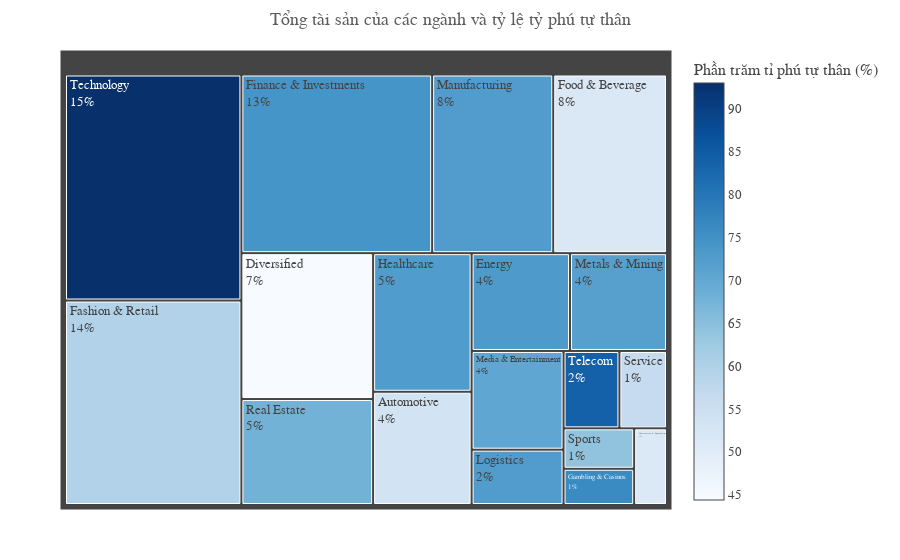

The notebook cell this image was saved under:
### Markdown cell above
### **Câu hỏi:** Ngành nào cho ra tổng tài sản cao nhất và tỉ lệ tỷ phú tự thân của chúng?

### Code cell
# Tính tổng tài sản và tỷ lệ tỷ phú tự thân trong từng ngành
industry_wealth = df.groupby("industries").agg(
    total_wealth=("finalWorth", "sum"),
    selfmade_ratio=("selfMade", lambda x: round((x.sum() / len(x)) * 100, 2))
    # avg_age = ("age", lambda x: round((x.sum() / len(x)), 0))
).reset_index()

# Vẽ treemap với Plotly
fig = px.treemap(industry_wealth,
                 path=["industries"],
                 values="total_wealth",
                 color="selfmade_ratio",
                 color_continuous_scale="Blues",
                 title="Tổng tài sản của các ngành và tỷ lệ tỷ phú tự thân",
                 labels={
                     "total_wealth": "Tổng tài sản (triệu USD)", "selfmade_ratio": "Phần trăm tỉ phú tự thân (%)"},
                 hover_data={"selfmade_ratio": True})

# Hiển thị biểu đồ
fig.update_traces(textinfo="label+percent entry")

fig.show()

### Figure 1 — Plotly figure (JSON) as saved in the notebook; plotly's stock layout.template omitted (floating-point values rounded to 4 significant figures)
{"data": [{"branchvalues": "total", "customdata": [[53.42], [51.11], [44.39], [73.0], [59.77], [74.19], [51.42], [76.0], [72.64], [72.5], [72.53], [70.33], [71.62], [67.88], [56.6], [64.1], [92.99], [83.87]], "domain": {"x": [0, 1], "y": [0, 1]}, "hovertemplate": "labels=%{label}<br>Tổng tài sản (triệu USD)=%{value}<br>parent=%{parent}<br>id=%{id}<br>Phần trăm tỉ phú tự thân (%)=%{color}<extra></extra>", "ids": ["Automotive", "Construction & Engineering", "Diversified", "Energy", "Fashion & Retail", "Finance & Investments", "Food & Beverage", "Gambling & Casinos", "Healthcare", "Logistics", "Manufacturing", "Media & Entertainment", "Metals & Mining", "Real Estate", "Service", "Sports", "Technology", "Telecom"], "labels": ["Automotive", "Construction & Engineering", "Diversified", "Energy", "Fashion & Retail", "Finance & Investments", "Food & Beverage", "Gambling & Casinos", "Healthcare", "Logistics", "Manufacturing", "Media & Entertainment", "Metals & Mining", "Real Estate", "Service", "Sports", "Technology", "Telecom"], "marker": {"coloraxis": "coloraxis", "colors": [53.42, 51.11, 44.39, 73.0, 59.77, 74.19, 51.42, 76.0, 72.64, 72.5, 72.53, 70.33, 71.62, 67.88, 56.6, 64.1, 92.99, 83.87]}, "name": "", "parents": ["", "", "", "", "", "", "", "", "", "", "", "", "", "", "", "", "", ""], "textinfo": "label+percent entry", "type": "treemap", "values": [525300.0, 118500.0, 905200.0, 453500.0, 1699000.0, 1605000.0, 957200.0, 120500.0, 643200.0, 239500.0, 1019000.0, 427500.0, 446800.0, 657400.0, 173400.0, 134500.0, 1878000.0, 203500.0]}], "layout": {"coloraxis": {"colorbar": {"title": {"text": "Phần trăm tỉ phú tự thân (%)"}}, "colorscale": [[0, "rgb(247,251,255)"], [0.125, "rgb(222,235,247)"], [0.25, "rgb(198,219,239)"], [0.375, "rgb(158,202,225)"], [0.5, "rgb(107,174,214)"], [0.625, "rgb(66,146,198)"], [0.75, "rgb(33,113,181)"], [0.875, "rgb(8,81,156)"], [1, "rgb(8,48,107)"]]}, "legend": {"tracegroupgap": 0}, "title": {"text": "Tổng tài sản của các ngành và tỷ lệ tỷ phú tự thân"}}}
